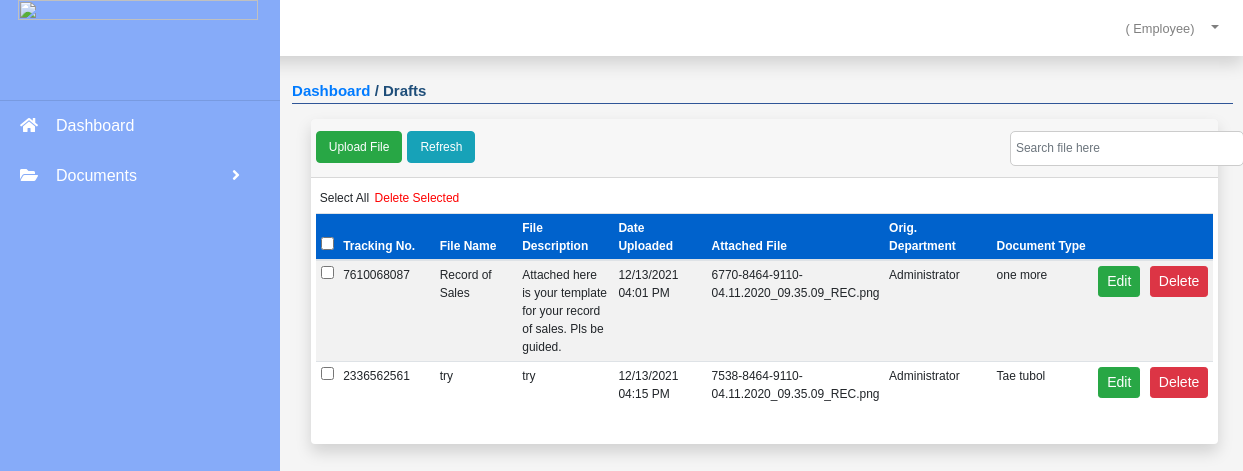
The page /draft_files.php on the database as committed earlier.
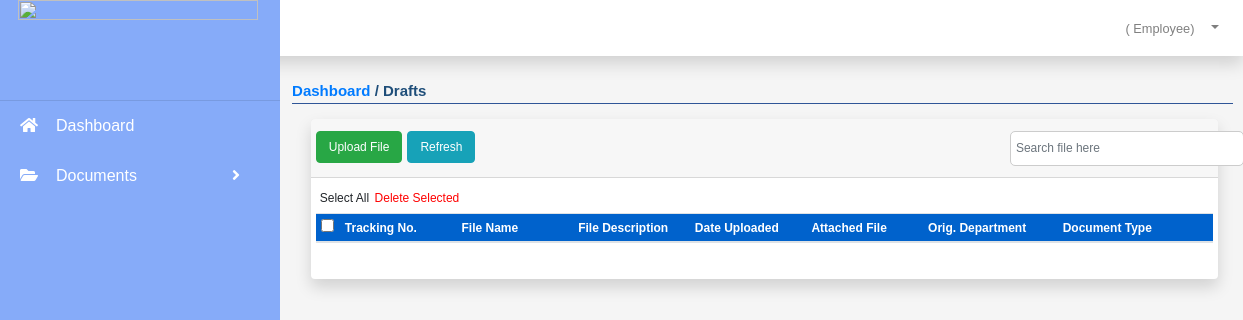
The same page on the database as committed later.
### tables this page shows
CREATE TABLE `file_upload` (
  `id` int(50) NOT NULL,
  `user` varchar(255) NOT NULL,
  `phone_number` varchar(255) NOT NULL,
  `tracking_no` text NOT NULL,
  `file_name` varchar(255) NOT NULL,
  `file_description` varchar(255) NOT NULL,
  `select_date` varchar(250) NOT NULL,
  `department` varchar(255) NOT NULL,
  `attach_file` varchar(255) NOT NULL,
  `type_document` varchar(255) NOT NULL,
  `routedTo` varchar(255) NOT NULL,
  `pleaseNote` varchar(255) NOT NULL,
  `forYour` varchar(255) NOT NULL,
  `status` varchar(255) NOT NULL
);

### draft_files.php (the view, shortened to what this page needs)
      <?php
      $username = $_SESSION['username'];
          ?>
<!DOCTYPE html>
<html>
<head>
  <link rel="stylesheet" href="navbar.css">
  <link rel="stylesheet" href="https://maxcdn.bootstrapcdn.com/bootstrap/4.5.2/css/bootstrap.min.css">
  <link rel="stylesheet" href="https://cdnjs.cloudflare.com/ajax/libs/font-awesome/5.15.1/css/all.min.css">
</head>
<body style="background-color: #f5f5f5;">
  <div class="wrapper">
    <?php include_once"include/topbar.php"; ?>
  </div>
  <div class="wrapper">
    <?php include_once"include/sidebar.php"; ?>
  </div>
<div class="main-content">
  <div class="info">
    <b style="font-size: 15px; font-weight: 600"><div class="navbar_link"></div><a href="navbar.php" style="font-size: 15px; font-weight: 600">Dashboard</a> / Drafts</b>
  </div>
</div>
  <div class="wrapper">
<?php include('add_modal.php') ?>
<div class="card shadow" style="width: 73%; margin-left: 25%; border: none; margin-top: 1%">
  <div class="card-header" style=" height: auto; ">
    <div class="row">
        <form method="POST" action="add.php">
          <a href="#upload" data-toggle="modal" class="addMdl btn btn-success" style="float: left; font-size: 12px;"><span class="glyphicon glyphicon-plus"></span> Upload File</a>
          <a href="<?php $_SERVER['PHP_SELF']; ?>" class="refresfMdl btn btn-info" style="float: left; margin-left: 5px; font-size: 12px;"><span class="glyphicon glyphicon-refresh"></span> Refresh</a>
        </form>
        <div class="form-group pull-right">
          <input type="text" class="search form-control" placeholder="Search file here" style="font-size: 12px; float: right; margin-right: -360%; margin-bottom: -10%; width: 140%">
        </div>
    </div>
  </div>
  <div class="card-body" style="height: auto; display: fixed;">
  <div class="row">
    <div class="row" style="margin-top: -1%; margin-left: 5px;">
      <a type="button" id="select-all" style="cursor: pointer; margin-left: -1px; font-size: 12px">Select All</a>&nbsp;
      <a type="button" id="delete" style="cursor: pointer; margin-left: 1px; color: red; font-size: 12px">Delete Selected</a>
    </div>
        <table id="userTbl" class="table table-hover table-striped table-sm" width="100%">
          <thead style="background-color: #0062CC; color: white; font-size: 12px;">
            <tr class="myHead">
              <th class="" style="background-color: #0062CC;">
              <input type="checkbox" class="select-all checkbox" name="select-all" />
              </th>
              <th style="width: 13%;">Tracking No.</th>
              <th style="width: 13%;">File Name</th>
              <th style="width: 13%;">File Description</th>
              <th style="width: 13%;">Date Uploaded</th>
              <th style="width: 13%;">Attached File</th>
              <th style="width: 15%;">Orig. Department</th>
              <th style="width: 15%;">Document Type</th>
              <th></th>
              <th></th>
            </tr>
          </thead>
          <tbody>
            <?php
              include_once('connection_db/connection.php');
              $sql = "SELECT * FROM file_upload where user = '$username'";
              $query = $conn->query($sql);
              while($row = $query->fetch_assoc()){
                echo
                "<tr style='font-size: 12px'>
                  <td class=''>
                    <input type='checkbox' class='select-item checkbox' name='select-item' value='1000' />
                  </td>
                  <td>".$row['tracking_no']."</td>
                  <td>".$row['file_name']."</td>
                  <td>".$row['file_description']."</td>
                  <td>".$row['select_date']."</td>
                  <td>".$row['attach_file']."</td>
                  <td>".$row['department']."</td>
                  <td>".$row['type_document']."</td>
                  <td>
                    <a href='#editDrafts".$row['id']."' class='btn btn-success btn-sm' data-toggle='modal'><span class='glyphicon glyphicon-edit'></span> Edit</a>
                  </td>
                  <td>
                    <a href='#deleteDrafts".$row['id']."' class='btn btn-danger btn-sm' data-toggle='modal'><span class='btnDelete glyphicon glyphicon-trash'></span> Delete</a>
                  </td>
                </tr>";
              }
            ?>
          </tbody>
        </table>
      </div>
   </div>
</div>
</body>
</html>

Rows that differ between the two databases and show on the page:
removed file_upload: tracking_no "7610068087", file_name "Record of Sales", file_description "Attached here is your template for your record of sales. Pls be guided.", select_date "12/13/2021 04:01 PM", attach_file "6770-8464-9110-04.11.2020_09.35.09_REC.png", department "Administrator", type_document "one more"
removed file_upload: tracking_no "2336562561", file_name "try", file_description "try", select_date "12/13/2021 04:15 PM", attach_file "7538-8464-9110-04.11.2020_09.35.09_REC.png", department "Administrator", type_document "Tae tubol"
